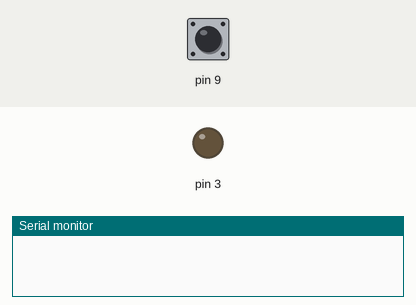
A sketch run on a simulated Arduino Uno, built with avr-gcc and run on an emulated ATmega328P. On the bench: output pins drawn as LEDs (lit = HIGH), the last lines printed to the serial monitor. The inputs (shaded band) are chosen by the test bench; at power-on: pin 9 LOW.

Above: at 1.2 s.
1.3 s: pin 9 pulsed HIGH 5 times (0.12 s each, 0.3 s apart)
At 3.4 s:
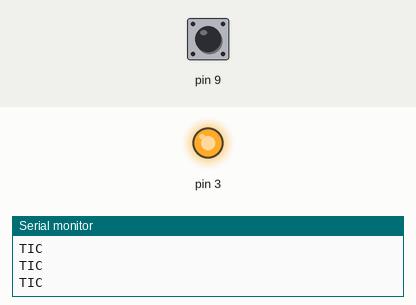
Timing chart, 0 to 5.2 s (numbered marks = the images above; inputs shaded):
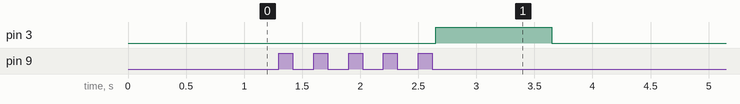

The sketch:

compteur_Button_LED.ino
```cpp
int compteur = 0;
void setup()
{
  // put your setup code here, to run once:
  pinMode(9, INPUT);
  pinMode(3, OUTPUT);
  Serial.begin(9600);
}

void loop() {
  // put your main code here, to run repeatedly:
  if (digitalRead(9) == HIGH)
  {
    delay(150);
    if (digitalRead(9) == LOW)
    {
      compteur++;
      Serial.println("TIC");
    }
  }
  if (compteur == 5)
  {
    digitalWrite(3, HIGH);
    delay(1000);
    compteur = 0;
    digitalWrite(3, LOW);
    delay(15);
  }
}
```

Measured:
- after the input at 1.3 s, pin 3: LOW → HIGH after 1.4 s, → LOW 1.0 s later
